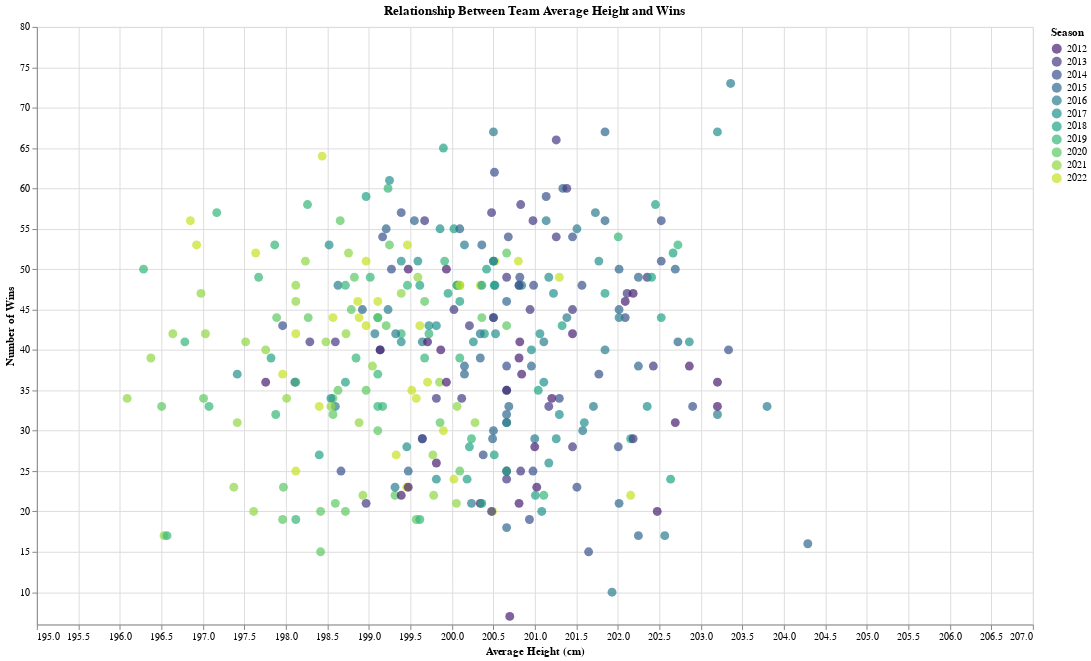

The notebook cell saved with this chart:
### Markdown cell above
*

### Code cell
slider = alt.binding_range(min = int(merged['season'].min()), max = int(merged['season'].max()), step=1)
select_season = alt.selection(
    type = 'single',  
    fields = ['season'],
    bind = slider,
    name = "Select"
)

# Create the chart
chart = alt.Chart(merged).mark_circle(size = 80).encode(
    x = alt.X('avg_player_height:Q', title = 'Average Height (cm)', scale = alt.Scale(domain = [195, 207])),
    y = alt.Y('w:Q', title = 'Number of Wins', scale = alt.Scale(domain = [6, 80])),
    tooltip = ['team'], 
    color = alt.Color('season:O', scale = alt.Scale(scheme = 'viridis'), legend = alt.Legend(title = 'Season'))
).properties(
    width = 1000,  
    height = 600,  
    title = 'Relationship Between Team Average Height and Wins'
).add_selection(
    select_season
).transform_filter(
    select_season
)

chart.display()

### Figure 1 — Vega-Lite specification as saved in the notebook (floating-point values rounded to 4 significant figures; data arrays with more than 128 entries replaced by an {"elided": "..."} marker saying what was removed)
{"config": {"view": {"continuousWidth": 300, "continuousHeight": 300}}, "data": {"name": "data-9a053f4792be437279e1d9e6de6c8bee"}, "mark": {"type": "circle", "size": 80}, "encoding": {"color": {"field": "season", "legend": {"title": "Season"}, "scale": {"scheme": "viridis"}, "type": "ordinal"}, "tooltip": [{"field": "team", "type": "nominal"}], "x": {"field": "avg_player_height", "scale": {"domain": [195, 207]}, "title": "Average Height (cm)", "type": "quantitative"}, "y": {"field": "w", "scale": {"domain": [6, 80]}, "title": "Number of Wins", "type": "quantitative"}}, "height": 600, "params": [{"name": "Select", "select": {"type": "point", "fields": ["season"]}, "bind": {"input": "range", "max": 2022, "min": 2012, "step": 1}}], "title": "Relationship Between Team Average Height and Wins", "transform": [{"filter": {"param": "Select"}}], "width": 1000, "$schema": "https://vega.github.io/schema/vega-lite/v5.8.0.json", "datasets": {"data-9a053f4792be437279e1d9e6de6c8bee": {"elided": "328 records"}}}
